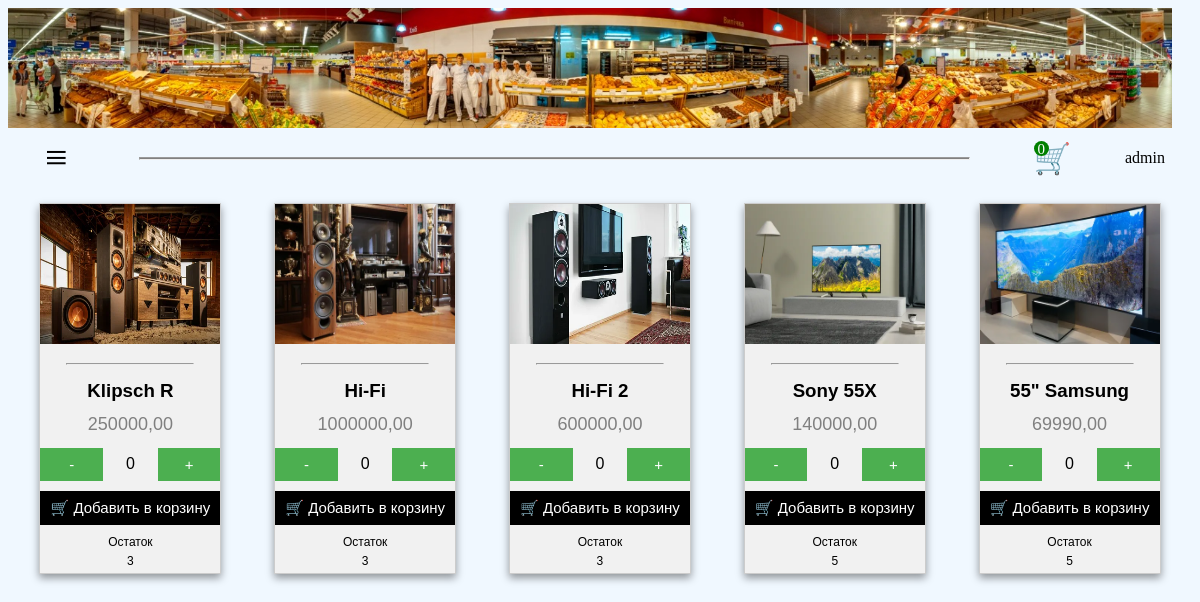
Screenshot of /products/Аудио Видео/ (signed in) with the database file from the repository.
### shop/models.py (models this page shows, shortened)
class User(AbstractUser):
    email_validator = EmailValidator()
    phone_number = models.CharField(max_length=12, blank=True)
    on_the_list = models.BooleanField(default=False)

class Product(models.Model):
    name = models.CharField(max_length=255)
    description = models.TextField()
    price = models.DecimalField(max_digits=10, decimal_places=2)
    image = models.ImageField(upload_to="shop/media/products")
    created_at = models.DateTimeField(auto_now_add=True)
    updated_at = models.DateTimeField(auto_now=True)
    category = models.ForeignKey(
        Category,
        on_delete=models.SET_NULL,
        null=True,
        blank=True,
        related_name="product_set",
    )
    discount = models.DecimalField(
        max_digits=5, decimal_places=2, null=True, blank=True
    )
    is_active = models.BooleanField(default=True)
    stock_quantity = models.PositiveIntegerField(default=0)
    attributes = models.JSONField(blank=True, null=True)
    def __str__(self):
        return self.name

### shop/views.py (the view)
def product_in_category(request, category_name):
    products = get_products_in_category(category_name)
    return render(
        request,
        "product_in_category.html",
        {"products": products},
    )

### shop/cont_processor/count_bascket.py (called while the page is built)
def count_products_in_bascket(request):
    try:
        cart = Cart.objects.get(user=request.user)
        count = cart.items.count()
        print(count)
        return {"count": count}
    except Exception as e:
        print(e)
        return {"count": 0}

### shop/process_db/processor_db.py (called while the page is built)
def get_products_in_category(category_name):
    category = get_object_or_404(Category, name=category_name)
    return Product.objects.filter(category=category)

### shop/templates/product_in_category.html (shortened to what this page needs)
{% extends 'main.html' %}
{% block content %}
  <div class="conteiner">
    {% for product in products %}
      <div class="card">
        {% if product.image %}
          <img src="{{ product.image.url }}" alt="Товар" style="width: 180px; height: 140px;" />
        {% else %}
          <img src="/static/zagluschka.jpg " style="width: 180px; height: 140px;" />
        {% endif %}
        <hr />
        <h3>{{ product }}</h3>
        <p class="price">{{ product.price }}</p>
        <div class="quantity">
          <button class="minus-btn">-</button>
          <div class="quantity-input">0</div>
          <button class="plus-btn">+</button>
        </div>
        <button class="add-to-cart-btn" data-product-id="{{ product.id }}">&#x1F6D2; Добавить в корзину</button>
        <div class="cart-footer">Остаток</div>
        <div class="cart-footer" id="{{ product.id }}">{{ product.stock_quantity }}</div>
      </div>
    {% endfor %}
  </div>
{% endblock %}

### shop/templates/main.html (shortened to what this page needs)
<!DOCTYPE html>
<html lang="en">
  <head>
  </head>
  <body>
    <div class="box">
      <div class="header">
      </div>
      <div class="logo">
        <span onclick="openNav()"><span class="menu-icon">&#8801;</span></span>
        <hr />
        <a href="{% url 'bascet' %}" id="basket" data-count="{{ count }}"><span class="bascet">&#x1F6D2;</span></a>
        <p>{{ request.user }}</p>
      </div>
      <div id="main">
        <div class="conteiner-main">
          {% block content %}
          {% endblock %}
        </div>
      </div>
    </div>
  </body>
</html>

### shop/templates/product_in_category.html (style rules this page uses)
.cart-footer { padding-bottom: 5px; font-size: 12px; }
.add-to-cart-btn { margin-top: 10px; background-color: black; margin-bottom: 10px; }
.card { border: 1px solid #ccc; width: 180px; margin: 10px; display: inline-block; }
.quantity { display: flex; align-items: center; }
.quantity-input { padding: 8px; width: 100px; text-align: center; margin: 0 5px; }
.plus-btn, .minus-btn { background-color: #4caf50; color: white; border: none; cursor: pointer; padding: 5px 10px; font-size: 16px; }
a { text-decoration: none; }
.card h3 { margin: 0.5vw; }
.card p { margin: 1vw; }
hr { width: 70%; margin: 15px auto; }
.conteiner { display: flex; flex-wrap: wrap; justify-content: space-around; }
.card { word-wrap: break-word; box-shadow: 0 4px 8px 0 rgba(0, 0, 0, 0.4); max-width: 200px; margin: 10px auto; text-align: center; font-family: arial; background-color: #f1f1f1; }
.price { color: grey; font-size: 18px; }
.card button { border: none; outline: 0; padding: 8px; color: white; text-align: center; cursor: pointer; width: 100%; font-size: 15px; }

### shop/templates/main.html (style rules this page uses)
#basket::before { color: green; content: attr(data-count); font-size: 15px; position: absolute; transform: translate(0, 0); width: 15px; height: 15px; border-radius: 20px; background-color: green; color: white; text-align: center; }
.header { margin: 0; background-image: url('/static/panorama.jpg'); background-repeat: no-repeat; background-size: cover; background-size: 100%; width: 97vw; height: 15vh; background-position: center; }
.logo hr { margin: auto 10px; height: 1px; background-color: gray; }
.logo { display: flex; justify-content: space-between; align-items: center; justify-content: space-around; }
.bascet { font-size: 30px; }
.menu-icon { width: 20px; display: inline-block; cursor: pointer; padding: 0 10px; font-size: 40px; line-height: 1.5; }
.header { display: flex; justify-content: center; }
body { background-color: aliceblue !important; }
#main { transition: margin-left 0.7s; padding: 5px; }

### rows the page displays
User: user "admin"
Product: image (picture), name "Klipsch R", price "250000,00", stock_quantity "3"
Product: image (picture), name "Hi-Fi", price "1000000,00", stock_quantity "3"
Product: image (picture), name "Hi-Fi 2", price "600000,00", stock_quantity "3"
Product: image (picture), name "Sony 55X", price "140000,00", stock_quantity "5"
Product: image (picture), name "55\" Samsung", price "69990,00", stock_quantity "5"
